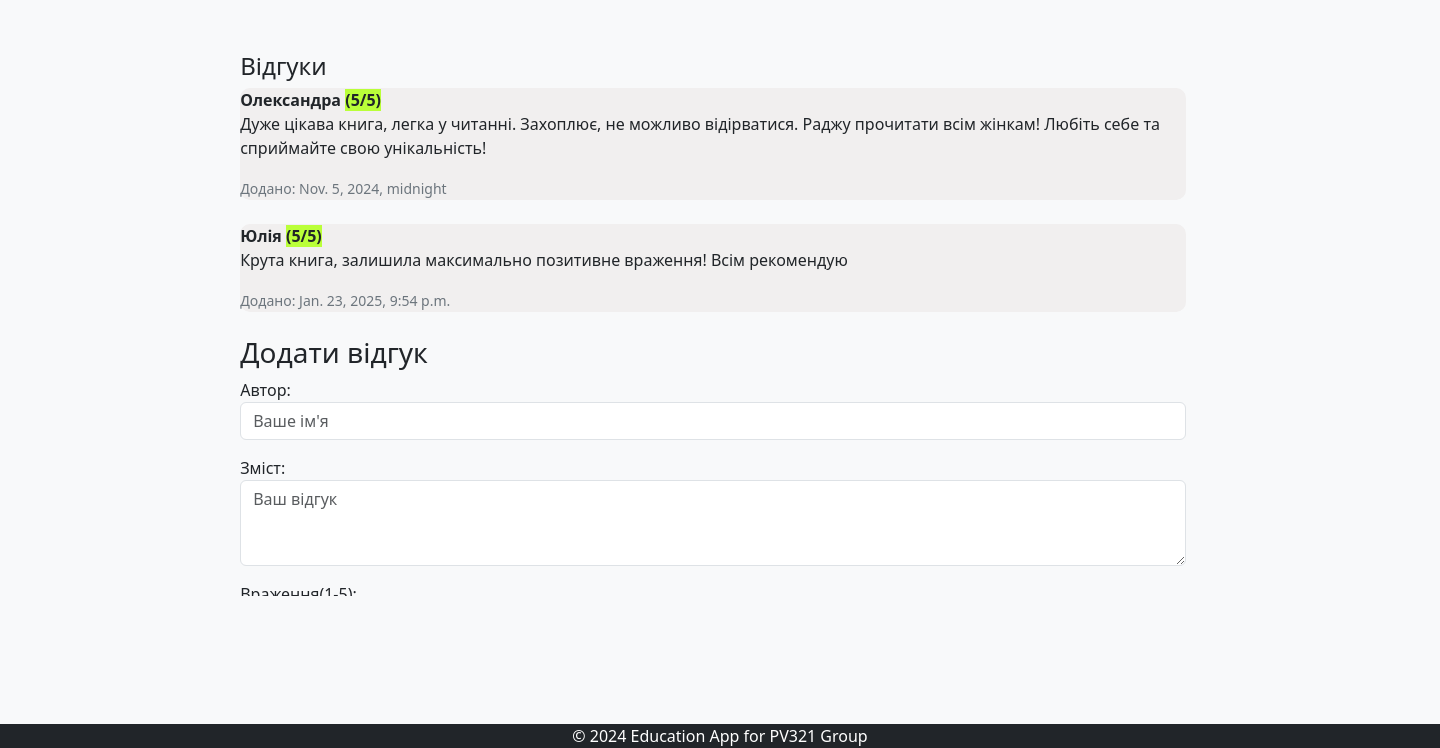
The app's page /1/ (lower part), older data.
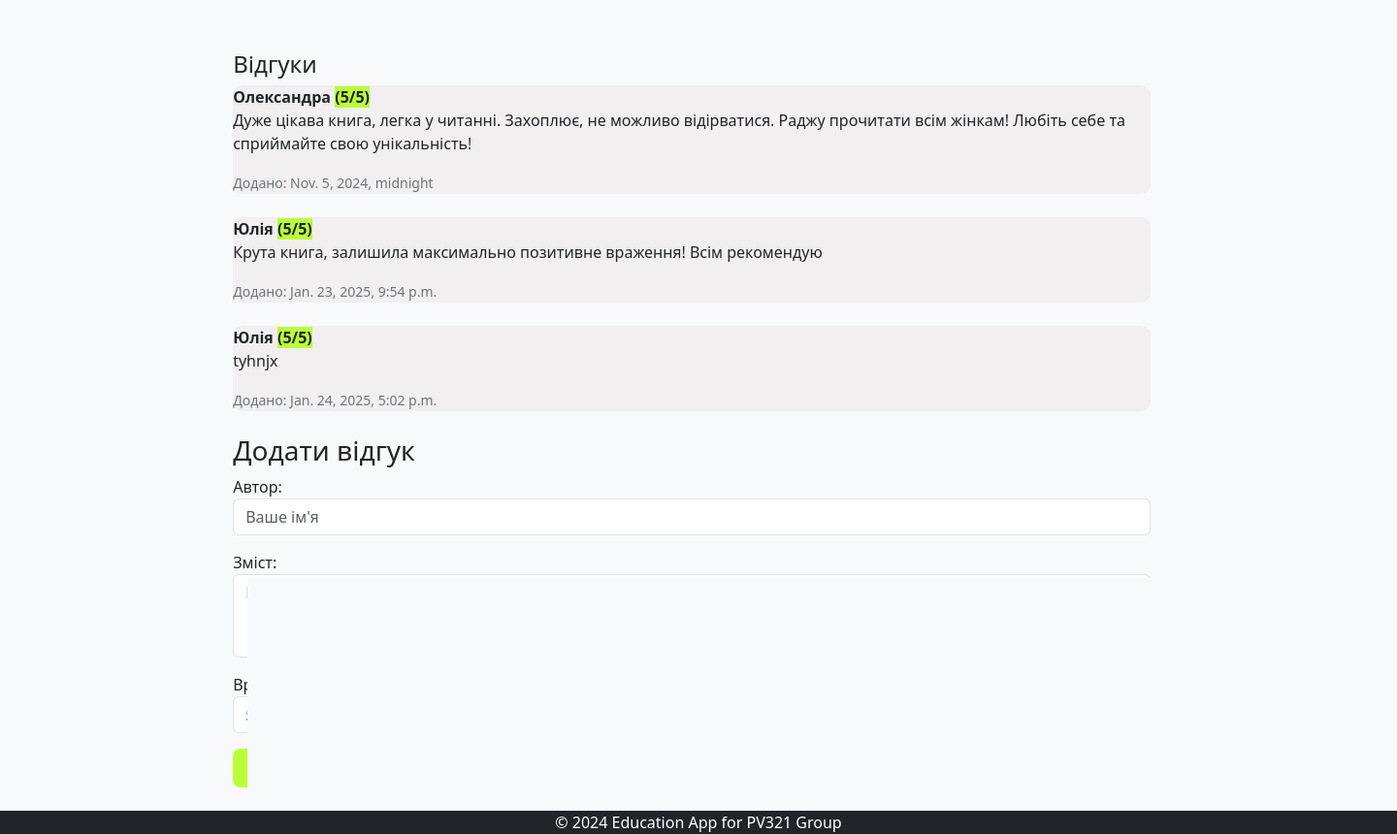
The same page, newer data.
### books/models.py (models this page shows, shortened)
class Review(models.Model):
    book = models.ForeignKey('Book', on_delete=models.CASCADE, related_name='reviews')
    author = models.CharField(max_length=100)
    content = models.TextField()
    rating = models.PositiveIntegerField(default=5)
    created_at = models.DateTimeField(default=now)

### books/views.py (the view)
# urls.py: path('<int:id>/', views.book_detail, name='book_detail'),
def book_detail(request,id):
    book = get_object_or_404(Book, id=id)
    categories = Category.objects.all()
    reviews = book.reviews.all()
    if request.method == 'POST':
        form = ReviewForm(request.POST)
        if form.is_valid():
            review = form.save(commit=False)
            review.book = book
            review.save()
            return redirect('book_detail', id=book.id)
    else:
        form = ReviewForm()
    return render(request, 'books/book_detail.html', {'book': book, 'categories' : categories,'reviews': reviews,'form': form})

### books/forms.py
class ReviewForm(forms.ModelForm):
    class Meta:
        model = Review
        fields = ['author', 'content', 'rating']
        widgets = {
            'author': forms.TextInput(attrs={
                'class': 'form-control',
                'placeholder': "Ваше ім'я"
            }),
            'content': forms.Textarea(attrs={
                'class': 'form-control',
                'rows': 3,
                'placeholder': 'Ваш відгук'
            }),
            'rating': forms.NumberInput(attrs={
                'class': 'form-control',
                'min': 1,
                'max': 5,
                'placeholder': 'Враження від 1 до 5'
            })
        }
        labels = {
            'author': 'Автор',
            'content': 'Зміст',
            'rating': 'Враження(1-5)',
        }

### books/templates/books/book_detail.html (shortened to what this page needs)
<!DOCTYPE html>
<html lang="en">
<head>
    <link href="https://cdn.jsdelivr.net/npm/bootstrap@5.3.0-alpha3/dist/css/bootstrap.min.css" rel="stylesheet">
    <link href="https://cdn.jsdelivr.net/npm/bootstrap-icons/font/bootstrap-icons.css" rel="stylesheet">
</head>
<body>
    {% extends 'base.html' %}
    {% block content %}
   <div class="containerDiv">
    <h4 style="margin-top: 24%; margin-left: 16%;">Відгуки</h4>
        {% for review in reviews %}
            <div style="background-color: rgb(241, 239, 239); border-radius: 10px; width: 67%; margin-left: 16%;">
              <strong>{{ review.author }}</strong> <strong style="background-color: #BAFF39;">({{ review.rating }}/5)</strong>
              <p>{{ review.content }}</p>
              <small style="color: #6c757d;">Додано: {{ review.created_at }}</small>
            </div>
            <br>
        {% empty %}
            <h5>Немає відгуків. Будьте першим!</h5>
        {% endfor %}
    <h3 style="margin-left: 16%;">Додати відгук</h3>
        <form method="post" style="width: 67%; margin-left: 16%;">
           {{ form.as_p }}
            <button class="btnStyle" type="submit">Додати відгук</button>
        </form>
    <br>
    <br>
</div>
     {% endblock %}

Row changes from the older to the newer data that the page shows:
added Review: author "Юлія", rating "5", content "tyhnjx", created_at "Jan. 24, 2025, 5:02 p.m."
